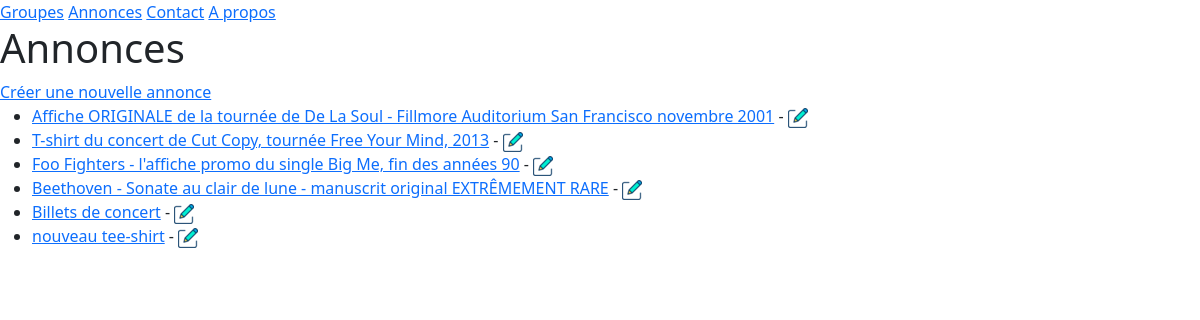
/listings/, run on the app's committed database.
### listings/models.py (models this page shows, shortened)
class Listing(models.Model):
    class Type(models.TextChoices):
        Records = 'REC'
        Clothing = 'CLO'
        Posters = 'POST'
        Miscellaneous = 'MSC'
    title = models.fields.CharField(max_length=100)
    description = models.fields.CharField(max_length=1000)
    sold = models.fields.BooleanField(default=False)
    year = models.fields.IntegerField(blank=True, null=True, validators=[MinValueValidator(1900), MaxValueValidator(2021)])
    type = models.fields.CharField(choices=Type.choices, max_length=5)
    band = models.ForeignKey(Band, blank=True, null=True, on_delete=models.SET_NULL)

### listings/views.py (the view)
# urls.py: path('listings/', views.listings, name='listings-list'),
def listings(request):
    listings = Listing.objects.all()
    '''
    return HttpResponse(f"""
        <h1>Listings</h1>
        <p>Liste de merch !<p>
        <ul>
            <li>{listings[0].title}</li>
            <li>{listings[1].title}</li>
            <li>{listings[2].title}</li>
            <li>{listings[3].title}</li>
        </ul>
    """)
    '''
    return render(request, 'listings/listings.html', {'listings': listings})

### listings/templates/listings/listings.html (shortened to what this page needs)
{% extends 'listings/base.html' %}
{% block content %}
    <h1>Annonces</h1>
    <a href="{% url 'listings-create' %}">Créer une nouvelle annonce</a>
    <ul>
        {% for listing in listings %}
            <li>
                <a href="{% url 'listings-detail' listing.id %}">{{ listing.title }}</a>
                - <a href="{% url 'listings-update' listing.id %}"> {% load static %}<img src="{% static 'listings/editer_20x20.png' %}" alt="editer"> </a>
            </li>
        {% endfor %}
    </ul>
{% endblock %}

### data on the page
Listing: title "Affiche ORIGINALE de la tournée de De La Soul - Fillmore Auditorium San Francisco novembre 2001"
Listing: title "T-shirt du concert de Cut Copy, tournée Free Your Mind, 2013"
Listing: title "Foo Fighters - l'affiche promo du single Big Me, fin des années 90"
Listing: title "Beethoven - Sonate au clair de lune - manuscrit original EXTRÊMEMENT RARE"
Listing: title "Billets de concert"
Listing: title "nouveau tee-shirt"
